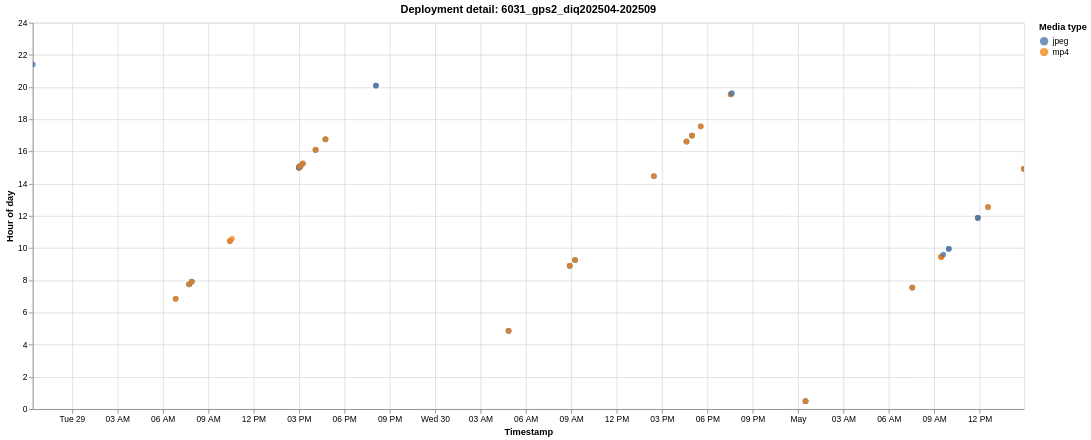

The specification (Vega-Lite) saved for this image:
### Vega-Lite specification from a JSON file in a GitHub repository (floating-point values rounded to 4 significant figures)
{"$schema": "https://vega.github.io/schema/vega-lite/v6.1.0.json", "config": {"view": {"continuousHeight": 300, "continuousWidth": 300}}, "data": {"name": "data-767865c07d6bf3aa48486c2e9772ff5e"}, "datasets": {"data-767865c07d6bf3aa48486c2e9772ff5e": [{"deployment": "6031_gps2_diq202504-202509", "deployment_order": 26, "event_index": 0, "hour_of_day": 21.41, "media_type": "jpeg", "timestamp": "2025-04-28T21:24:34"}, {"deployment": "6031_gps2_diq202504-202509", "deployment_order": 26, "event_index": 1, "hour_of_day": 6.851, "media_type": "jpeg", "timestamp": "2025-04-29T06:51:05"}, {"deployment": "6031_gps2_diq202504-202509", "deployment_order": 26, "event_index": 2, "hour_of_day": 6.857, "media_type": "mp4", "timestamp": "2025-04-29T06:51:24"}, {"deployment": "6031_gps2_diq202504-202509", "deployment_order": 26, "event_index": 3, "hour_of_day": 7.747, "media_type": "jpeg", "timestamp": "2025-04-29T07:44:50"}, {"deployment": "6031_gps2_diq202504-202509", "deployment_order": 26, "event_index": 4, "hour_of_day": 7.748, "media_type": "jpeg", "timestamp": "2025-04-29T07:44:51"}, {"deployment": "6031_gps2_diq202504-202509", "deployment_order": 26, "event_index": 5, "hour_of_day": 7.753, "media_type": "mp4", "timestamp": "2025-04-29T07:45:10"}, {"deployment": "6031_gps2_diq202504-202509", "deployment_order": 26, "event_index": 6, "hour_of_day": 7.916, "media_type": "jpeg", "timestamp": "2025-04-29T07:54:59"}, {"deployment": "6031_gps2_diq202504-202509", "deployment_order": 26, "event_index": 7, "hour_of_day": 7.917, "media_type": "jpeg", "timestamp": "2025-04-29T07:55:00"}, {"deployment": "6031_gps2_diq202504-202509", "deployment_order": 26, "event_index": 8, "hour_of_day": 7.922, "media_type": "mp4", "timestamp": "2025-04-29T07:55:18"}, {"deployment": "6031_gps2_diq202504-202509", "deployment_order": 26, "event_index": 9, "hour_of_day": 10.44, "media_type": "jpeg", "timestamp": "2025-04-29T10:26:15"}, {"deployment": "6031_gps2_diq202504-202509", "deployment_order": 26, "event_index": 10, "hour_of_day": 10.44, "media_type": "mp4", "timestamp": "2025-04-29T10:26:34"}, {"deployment": "6031_gps2_diq202504-202509", "deployment_order": 26, "event_index": 11, "hour_of_day": 10.58, "media_type": "mp4", "timestamp": "2025-04-29T10:34:38"}, {"deployment": "6031_gps2_diq202504-202509", "deployment_order": 26, "event_index": 12, "hour_of_day": 15.0, "media_type": "jpeg", "timestamp": "2025-04-29T14:59:50"}, {"deployment": "6031_gps2_diq202504-202509", "deployment_order": 26, "event_index": 13, "hour_of_day": 15.0, "media_type": "jpeg", "timestamp": "2025-04-29T14:59:51"}, {"deployment": "6031_gps2_diq202504-202509", "deployment_order": 26, "event_index": 14, "hour_of_day": 15.0, "media_type": "mp4", "timestamp": "2025-04-29T15:00:10"}, {"deployment": "6031_gps2_diq202504-202509", "deployment_order": 26, "event_index": 15, "hour_of_day": 15.01, "media_type": "jpeg", "timestamp": "2025-04-29T15:00:21"}, {"deployment": "6031_gps2_diq202504-202509", "deployment_order": 26, "event_index": 16, "hour_of_day": 15.01, "media_type": "jpeg", "timestamp": "2025-04-29T15:00:22"}, {"deployment": "6031_gps2_diq202504-202509", "deployment_order": 26, "event_index": 17, "hour_of_day": 15.01, "media_type": "mp4", "timestamp": "2025-04-29T15:00:40"}, {"deployment": "6031_gps2_diq202504-202509", "deployment_order": 26, "event_index": 18, "hour_of_day": 15.03, "media_type": "jpeg", "timestamp": "2025-04-29T15:01:31"}, {"deployment": "6031_gps2_diq202504-202509", "deployment_order": 26, "event_index": 19, "hour_of_day": 15.03, "media_type": "jpeg", "timestamp": "2025-04-29T15:01:32"}, {"deployment": "6031_gps2_diq202504-202509", "deployment_order": 26, "event_index": 20, "hour_of_day": 15.03, "media_type": "mp4", "timestamp": "2025-04-29T15:01:50"}, {"deployment": "6031_gps2_diq202504-202509", "deployment_order": 26, "event_index": 21, "hour_of_day": 15.07, "media_type": "jpeg", "timestamp": "2025-04-29T15:03:54"}, {"deployment": "6031_gps2_diq202504-202509", "deployment_order": 26, "event_index": 22, "hour_of_day": 15.07, "media_type": "jpeg", "timestamp": "2025-04-29T15:03:55"}, {"deployment": "6031_gps2_diq202504-202509", "deployment_order": 26, "event_index": 23, "hour_of_day": 15.07, "media_type": "mp4", "timestamp": "2025-04-29T15:04:14"}, {"deployment": "6031_gps2_diq202504-202509", "deployment_order": 26, "event_index": 24, "hour_of_day": 15.1, "media_type": "jpeg", "timestamp": "2025-04-29T15:06:15"}, {"deployment": "6031_gps2_diq202504-202509", "deployment_order": 26, "event_index": 25, "hour_of_day": 15.1, "media_type": "jpeg", "timestamp": "2025-04-29T15:06:16"}, {"deployment": "6031_gps2_diq202504-202509", "deployment_order": 26, "event_index": 26, "hour_of_day": 15.11, "media_type": "mp4", "timestamp": "2025-04-29T15:06:36"}, {"deployment": "6031_gps2_diq202504-202509", "deployment_order": 26, "event_index": 27, "hour_of_day": 15.25, "media_type": "jpeg", "timestamp": "2025-04-29T15:15:12"}, {"deployment": "6031_gps2_diq202504-202509", "deployment_order": 26, "event_index": 28, "hour_of_day": 15.25, "media_type": "jpeg", "timestamp": "2025-04-29T15:15:13"}, {"deployment": "6031_gps2_diq202504-202509", "deployment_order": 26, "event_index": 29, "hour_of_day": 15.26, "media_type": "mp4", "timestamp": "2025-04-29T15:15:32"}, {"deployment": "6031_gps2_diq202504-202509", "deployment_order": 26, "event_index": 30, "hour_of_day": 16.1, "media_type": "jpeg", "timestamp": "2025-04-29T16:06:14"}, {"deployment": "6031_gps2_diq202504-202509", "deployment_order": 26, "event_index": 31, "hour_of_day": 16.1, "media_type": "jpeg", "timestamp": "2025-04-29T16:06:15"}, {"deployment": "6031_gps2_diq202504-202509", "deployment_order": 26, "event_index": 32, "hour_of_day": 16.11, "media_type": "mp4", "timestamp": "2025-04-29T16:06:34"}, {"deployment": "6031_gps2_diq202504-202509", "deployment_order": 26, "event_index": 33, "hour_of_day": 16.76, "media_type": "jpeg", "timestamp": "2025-04-29T16:45:23"}, {"deployment": "6031_gps2_diq202504-202509", "deployment_order": 26, "event_index": 34, "hour_of_day": 16.76, "media_type": "jpeg", "timestamp": "2025-04-29T16:45:24"}, {"deployment": "6031_gps2_diq202504-202509", "deployment_order": 26, "event_index": 35, "hour_of_day": 16.76, "media_type": "mp4", "timestamp": "2025-04-29T16:45:42"}, {"deployment": "6031_gps2_diq202504-202509", "deployment_order": 26, "event_index": 36, "hour_of_day": 20.09, "media_type": "jpeg", "timestamp": "2025-04-29T20:05:42"}, {"deployment": "6031_gps2_diq202504-202509", "deployment_order": 26, "event_index": 37, "hour_of_day": 20.1, "media_type": "jpeg", "timestamp": "2025-04-29T20:05:43"}, {"deployment": "6031_gps2_diq202504-202509", "deployment_order": 26, "event_index": 38, "hour_of_day": 4.859, "media_type": "jpeg", "timestamp": "2025-04-30T04:51:32"}, {"deployment": "6031_gps2_diq202504-202509", "deployment_order": 26, "event_index": 39, "hour_of_day": 4.859, "media_type": "jpeg", "timestamp": "2025-04-30T04:51:33"}, {"deployment": "6031_gps2_diq202504-202509", "deployment_order": 26, "event_index": 40, "hour_of_day": 4.864, "media_type": "mp4", "timestamp": "2025-04-30T04:51:52"}, {"deployment": "6031_gps2_diq202504-202509", "deployment_order": 26, "event_index": 41, "hour_of_day": 8.899, "media_type": "jpeg", "timestamp": "2025-04-30T08:53:57"}, {"deployment": "6031_gps2_diq202504-202509", "deployment_order": 26, "event_index": 42, "hour_of_day": 8.899, "media_type": "jpeg", "timestamp": "2025-04-30T08:53:58"}, {"deployment": "6031_gps2_diq202504-202509", "deployment_order": 26, "event_index": 43, "hour_of_day": 8.904, "media_type": "mp4", "timestamp": "2025-04-30T08:54:16"}, {"deployment": "6031_gps2_diq202504-202509", "deployment_order": 26, "event_index": 44, "hour_of_day": 9.254, "media_type": "jpeg", "timestamp": "2025-04-30T09:15:15"}, {"deployment": "6031_gps2_diq202504-202509", "deployment_order": 26, "event_index": 45, "hour_of_day": 9.254, "media_type": "jpeg", "timestamp": "2025-04-30T09:15:16"}, {"deployment": "6031_gps2_diq202504-202509", "deployment_order": 26, "event_index": 46, "hour_of_day": 9.259, "media_type": "mp4", "timestamp": "2025-04-30T09:15:34"}, {"deployment": "6031_gps2_diq202504-202509", "deployment_order": 26, "event_index": 47, "hour_of_day": 14.47, "media_type": "jpeg", "timestamp": "2025-04-30T14:27:58"}, {"deployment": "6031_gps2_diq202504-202509", "deployment_order": 26, "event_index": 48, "hour_of_day": 14.47, "media_type": "mp4", "timestamp": "2025-04-30T14:28:16"}, {"deployment": "6031_gps2_diq202504-202509", "deployment_order": 26, "event_index": 49, "hour_of_day": 16.62, "media_type": "jpeg", "timestamp": "2025-04-30T16:37:13"}, {"deployment": "6031_gps2_diq202504-202509", "deployment_order": 26, "event_index": 50, "hour_of_day": 16.62, "media_type": "jpeg", "timestamp": "2025-04-30T16:37:14"}, {"deployment": "6031_gps2_diq202504-202509", "deployment_order": 26, "event_index": 51, "hour_of_day": 16.63, "media_type": "mp4", "timestamp": "2025-04-30T16:37:32"}, {"deployment": "6031_gps2_diq202504-202509", "deployment_order": 26, "event_index": 52, "hour_of_day": 16.99, "media_type": "jpeg", "timestamp": "2025-04-30T16:59:07"}, {"deployment": "6031_gps2_diq202504-202509", "deployment_order": 26, "event_index": 53, "hour_of_day": 16.99, "media_type": "jpeg", "timestamp": "2025-04-30T16:59:08"}, {"deployment": "6031_gps2_diq202504-202509", "deployment_order": 26, "event_index": 54, "hour_of_day": 16.99, "media_type": "mp4", "timestamp": "2025-04-30T16:59:26"}, {"deployment": "6031_gps2_diq202504-202509", "deployment_order": 26, "event_index": 55, "hour_of_day": 17.56, "media_type": "jpeg", "timestamp": "2025-04-30T17:33:35"}, {"deployment": "6031_gps2_diq202504-202509", "deployment_order": 26, "event_index": 56, "hour_of_day": 17.57, "media_type": "mp4", "timestamp": "2025-04-30T17:33:54"}, {"deployment": "6031_gps2_diq202504-202509", "deployment_order": 26, "event_index": 57, "hour_of_day": 19.55, "media_type": "jpeg", "timestamp": "2025-04-30T19:32:55"}, {"deployment": "6031_gps2_diq202504-202509", "deployment_order": 26, "event_index": 58, "hour_of_day": 19.55, "media_type": "jpeg", "timestamp": "2025-04-30T19:32:56"}, {"deployment": "6031_gps2_diq202504-202509", "deployment_order": 26, "event_index": 59, "hour_of_day": 19.55, "media_type": "mp4", "timestamp": "2025-04-30T19:33:14"}, {"deployment": "6031_gps2_diq202504-202509", "deployment_order": 26, "event_index": 60, "hour_of_day": 19.62, "media_type": "jpeg", "timestamp": "2025-04-30T19:37:14"}, {"deployment": "6031_gps2_diq202504-202509", "deployment_order": 26, "event_index": 61, "hour_of_day": 0.4897, "media_type": "jpeg", "timestamp": "2025-05-01T00:29:23"}, {"deployment": "6031_gps2_diq202504-202509", "deployment_order": 26, "event_index": 62, "hour_of_day": 0.49, "media_type": "jpeg", "timestamp": "2025-05-01T00:29:24"}, {"deployment": "6031_gps2_diq202504-202509", "deployment_order": 26, "event_index": 63, "hour_of_day": 0.495, "media_type": "mp4", "timestamp": "2025-05-01T00:29:42"}, {"deployment": "6031_gps2_diq202504-202509", "deployment_order": 26, "event_index": 64, "hour_of_day": 7.546, "media_type": "jpeg", "timestamp": "2025-05-01T07:32:46"}, {"deployment": "6031_gps2_diq202504-202509", "deployment_order": 26, "event_index": 65, "hour_of_day": 7.546, "media_type": "jpeg", "timestamp": "2025-05-01T07:32:47"}, {"deployment": "6031_gps2_diq202504-202509", "deployment_order": 26, "event_index": 66, "hour_of_day": 7.552, "media_type": "mp4", "timestamp": "2025-05-01T07:33:06"}, {"deployment": "6031_gps2_diq202504-202509", "deployment_order": 26, "event_index": 67, "hour_of_day": 9.447, "media_type": "mp4", "timestamp": "2025-05-01T09:26:50"}, {"deployment": "6031_gps2_diq202504-202509", "deployment_order": 26, "event_index": 68, "hour_of_day": 9.462, "media_type": "jpeg", "timestamp": "2025-05-01T09:27:42"}, {"deployment": "6031_gps2_diq202504-202509", "deployment_order": 26, "event_index": 69, "hour_of_day": 9.467, "media_type": "mp4", "timestamp": "2025-05-01T09:28:00"}, {"deployment": "6031_gps2_diq202504-202509", "deployment_order": 26, "event_index": 70, "hour_of_day": 9.467, "media_type": "mp4", "timestamp": "2025-05-01T09:28:00"}, {"deployment": "6031_gps2_diq202504-202509", "deployment_order": 26, "event_index": 71, "hour_of_day": 9.6, "media_type": "jpeg", "timestamp": "2025-05-01T09:35:59"}, {"deployment": "6031_gps2_diq202504-202509", "deployment_order": 26, "event_index": 72, "hour_of_day": 9.959, "media_type": "jpeg", "timestamp": "2025-05-01T09:57:32"}, {"deployment": "6031_gps2_diq202504-202509", "deployment_order": 26, "event_index": 73, "hour_of_day": 9.959, "media_type": "jpeg", "timestamp": "2025-05-01T09:57:33"}, {"deployment": "6031_gps2_diq202504-202509", "deployment_order": 26, "event_index": 74, "hour_of_day": 11.87, "media_type": "mp4", "timestamp": "2025-05-01T11:52:26"}, {"deployment": "6031_gps2_diq202504-202509", "deployment_order": 26, "event_index": 75, "hour_of_day": 11.88, "media_type": "jpeg", "timestamp": "2025-05-01T11:52:43"}, {"deployment": "6031_gps2_diq202504-202509", "deployment_order": 26, "event_index": 76, "hour_of_day": 11.88, "media_type": "jpeg", "timestamp": "2025-05-01T11:52:44"}, {"deployment": "6031_gps2_diq202504-202509", "deployment_order": 26, "event_index": 77, "hour_of_day": 12.55, "media_type": "jpeg", "timestamp": "2025-05-01T12:32:54"}, {"deployment": "6031_gps2_diq202504-202509", "deployment_order": 26, "event_index": 78, "hour_of_day": 12.55, "media_type": "mp4", "timestamp": "2025-05-01T12:33:14"}, {"deployment": "6031_gps2_diq202504-202509", "deployment_order": 26, "event_index": 79, "hour_of_day": 14.92, "media_type": "jpeg", "timestamp": "2025-05-01T14:55:20"}, {"deployment": "6031_gps2_diq202504-202509", "deployment_order": 26, "event_index": 80, "hour_of_day": 14.92, "media_type": "jpeg", "timestamp": "2025-05-01T14:55:21"}, {"deployment": "6031_gps2_diq202504-202509", "deployment_order": 26, "event_index": 81, "hour_of_day": 14.93, "media_type": "mp4", "timestamp": "2025-05-01T14:55:40"}]}, "encoding": {"color": {"field": "media_type", "scale": {"scheme": "tableau10"}, "title": "Media type", "type": "nominal"}, "shape": {"field": "media_type", "title": "Media type", "type": "nominal"}, "tooltip": [{"field": "deployment", "title": "Deployment", "type": "nominal"}, {"field": "timestamp", "format": "%Y-%m-%d %H:%M:%S", "title": "Timestamp", "type": "temporal"}, {"field": "hour_of_day", "format": ".2f", "title": "Hour of day", "type": "quantitative"}, {"field": "media_type", "title": "Media type", "type": "nominal"}], "x": {"field": "timestamp", "title": "Timestamp", "type": "temporal"}, "y": {"field": "hour_of_day", "scale": {"domain": [0, 24]}, "title": "Hour of day", "type": "quantitative"}}, "height": 460, "mark": {"opacity": 0.78, "size": 46, "type": "circle"}, "params": [{"bind": "scales", "name": "param_1e9efca18e7a2868", "select": {"encodings": ["x", "y"], "type": "interval"}}], "title": "Deployment detail: 6031_gps2_diq202504-202509", "width": 1180}
